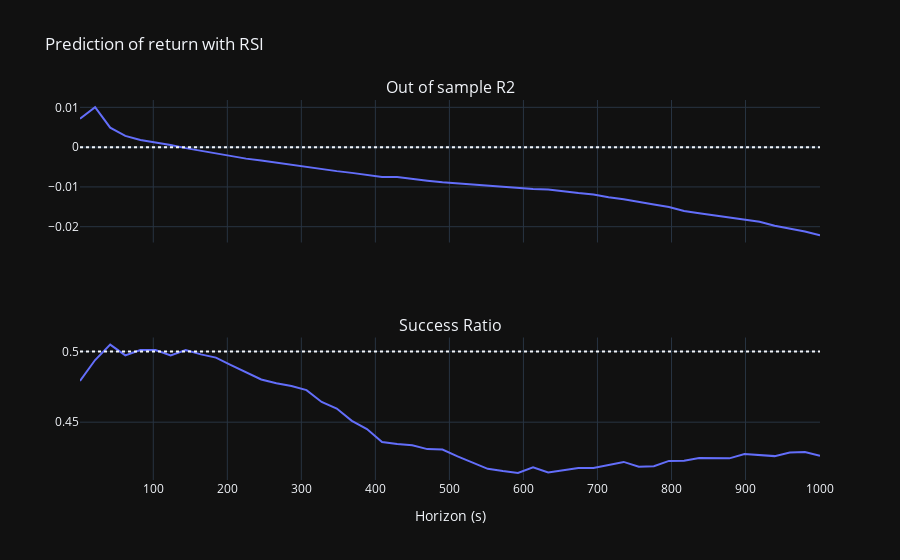

Notebook cell for this chart:
### Code cell
# Calculate R2 and success ratio
for x in HORIZONS:
    r2, success = prediction_stat(f"return_{x}", ["rsi"])
    R2_return.loc[x, "RSI"] = r2
    success_ratios_return.loc[x, "RSI"] = success

# Plot
plot_stat("RSI", "return", R2_return, success_ratios_return)

### Figure 1 — Plotly figure (JSON) as saved in the notebook; plotly's stock layout.template omitted (floating-point values rounded to 4 significant figures)
{"data": [{"hovertemplate": "x=%{x}<br>y=%{y}<extra></extra>", "legendgroup": "", "line": {"color": "#636efa", "dash": "solid"}, "marker": {"symbol": "circle"}, "mode": "lines", "name": "", "orientation": "v", "showlegend": false, "type": "scatter", "x": [1.001, 21.4, 41.8, 62.2, 82.6, 103.0, 123.4, 143.8, 164.2, 184.6, 205.0, 225.4, 245.8, 266.2, 286.6, 307.0, 327.4, 347.8, 368.2, 388.6, 409.0, 429.4, 449.8, 470.2, 490.6, 511.0, 531.4, 551.8, 572.2, 592.6, 613.0, 633.4, 653.8, 674.2, 694.6, 715.0, 735.4, 755.8, 776.2, 796.6, 817.0, 837.4, 857.8, 878.2, 898.6, 919.0, 939.4, 959.8, 980.2, 1001.0], "xaxis": "x", "y": [0.007134, 0.01005, 0.004896, 0.002823, 0.001794, 0.00125, 0.0005457, -0.0002504, -0.0009374, -0.001599, -0.002186, -0.002888, -0.003384, -0.003942, -0.004318, -0.005024, -0.005451, -0.006031, -0.006474, -0.006911, -0.007493, -0.007533, -0.008039, -0.008454, -0.008857, -0.009129, -0.009403, -0.009853, -0.01011, -0.01021, -0.01053, -0.01066, -0.01114, -0.01156, -0.01189, -0.01262, -0.01311, -0.0137, -0.0144, -0.01507, -0.01605, -0.01664, -0.01717, -0.01756, -0.01823, -0.01878, -0.01976, -0.0205, -0.02122, -0.02218], "yaxis": "y"}, {"hovertemplate": "x=%{x}<br>y=%{y}<extra></extra>", "legendgroup": "", "line": {"color": "#636efa", "dash": "solid"}, "marker": {"symbol": "circle"}, "mode": "lines", "name": "", "orientation": "v", "showlegend": false, "type": "scatter", "x": [1.001, 21.4, 41.8, 62.2, 82.6, 103.0, 123.4, 143.8, 164.2, 184.6, 205.0, 225.4, 245.8, 266.2, 286.6, 307.0, 327.4, 347.8, 368.2, 388.6, 409.0, 429.4, 449.8, 470.2, 490.6, 511.0, 531.4, 551.8, 572.2, 592.6, 613.0, 633.4, 653.8, 674.2, 694.6, 715.0, 735.4, 755.8, 776.2, 796.6, 817.0, 837.4, 857.8, 878.2, 898.6, 919.0, 939.4, 959.8, 980.2, 1001.0], "xaxis": "x2", "y": [0.4792, 0.4939, 0.5048, 0.4972, 0.501, 0.5009, 0.4972, 0.501, 0.4979, 0.4956, 0.4903, 0.4854, 0.4802, 0.4775, 0.4755, 0.4727, 0.4643, 0.4596, 0.4509, 0.4452, 0.436, 0.4346, 0.4336, 0.431, 0.4306, 0.4258, 0.4212, 0.417, 0.4154, 0.4142, 0.4181, 0.4145, 0.416, 0.4177, 0.4177, 0.4198, 0.4219, 0.4185, 0.4188, 0.4226, 0.4228, 0.4247, 0.4244, 0.4244, 0.4276, 0.4267, 0.426, 0.4285, 0.4289, 0.4262], "yaxis": "y2"}], "layout": {"annotations": [{"font": {"size": 16}, "showarrow": false, "text": "Out of sample R2", "x": 0.5, "xanchor": "center", "xref": "paper", "y": 1, "yanchor": "bottom", "yref": "paper"}, {"font": {"size": 16}, "showarrow": false, "text": "Success Ratio", "x": 0.5, "xanchor": "center", "xref": "paper", "y": 0.375, "yanchor": "bottom", "yref": "paper"}], "shapes": [{"line": {"dash": "dot"}, "type": "line", "x0": 0, "x1": 1, "xref": "x domain", "y0": 0, "y1": 0, "yref": "y"}, {"line": {"dash": "dot"}, "type": "line", "x0": 0, "x1": 1, "xref": "x2 domain", "y0": 0.5, "y1": 0.5, "yref": "y2"}], "showlegend": false, "title": {"text": "Prediction of return with RSI"}, "xaxis": {"anchor": "y", "domain": [0, 1], "matches": "x2", "showticklabels": false}, "xaxis2": {"anchor": "y2", "domain": [0, 1], "title": {"text": "Horizon (s)"}}, "yaxis": {"anchor": "x", "domain": [0.625, 1]}, "yaxis2": {"anchor": "x2", "domain": [0, 0.375]}}}
